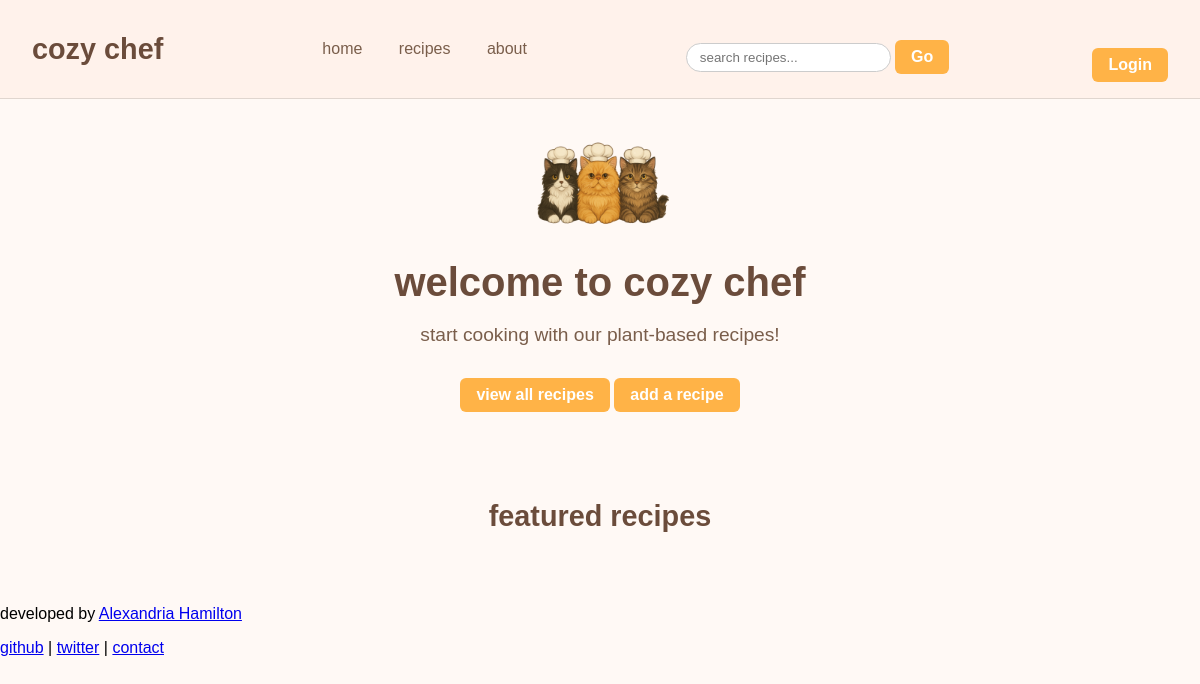
The app's page /, older data.
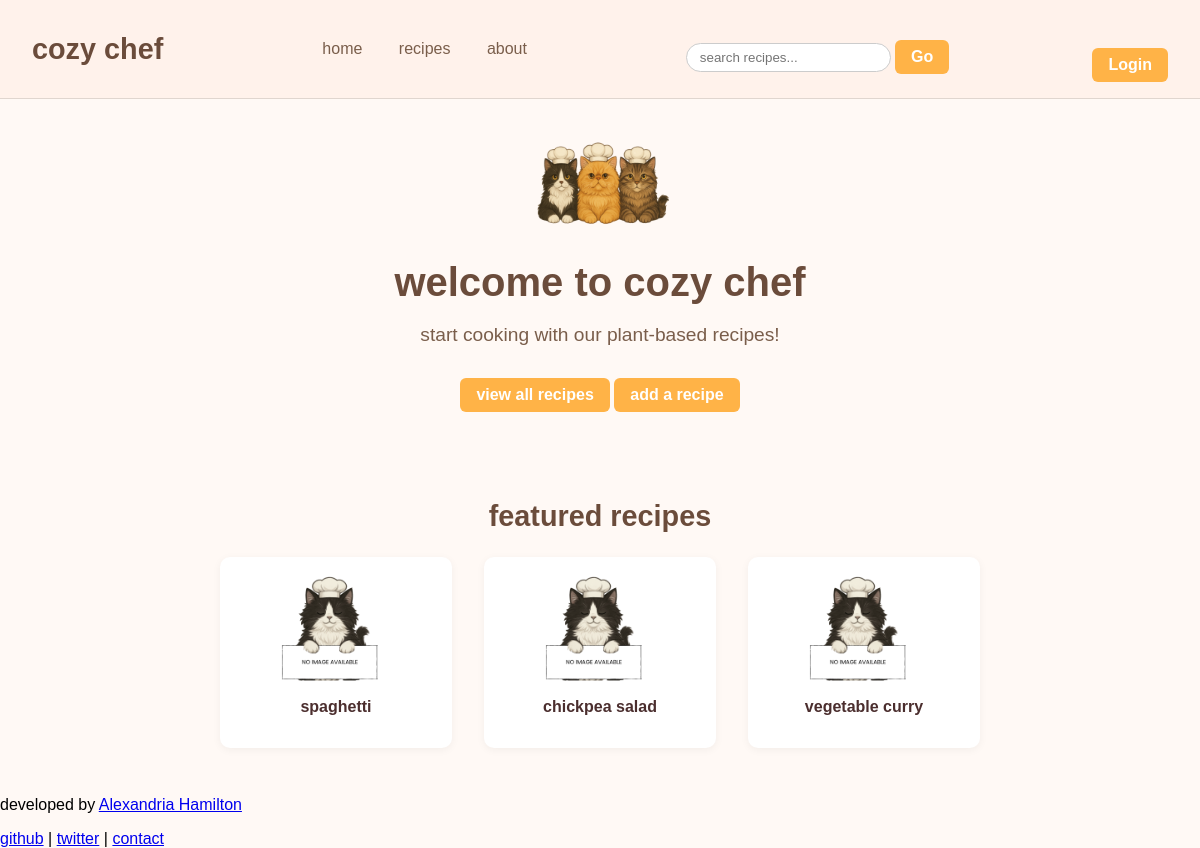
The same page, newer data.
### src/recipes/models.py (models this page shows, shortened)
class Recipe(models.Model):
    name = models.CharField(max_length=100)
    cooking_time = models.PositiveIntegerField()
    ingredients = models.ManyToManyField('ingredients.Ingredient')
    difficulty = models.CharField(max_length=20, blank=True, editable=False)
    instructions = models.TextField(blank=True)
    image = models.ImageField(upload_to='recipes', default='no_picture.png', blank=True, null=True)

### src/recipes/views.py (the view)
# urls.py: path('', views.home, name='home'),
def home(request):
    recipes = Recipe.objects.all()
    return render(request, 'recipes/recipes_home.html', {'recipes': recipes})

### src/recipes/templates/recipes/recipes_home.html (shortened to what this page needs)
{% load static %}
<!DOCTYPE html>
<html lang="en">
<head>
  <link rel="stylesheet" href="{% static 'recipes/css/home.css' %}">
</head>
<body>
  <nav class="navbar">
    <div class="logo">cozy chef</div>
    <div class="nav-links">
      <a href="#">home</a>
      <a href="{% url 'recipes:recipe_list' %}">recipes</a>
      <a href="{% url 'recipes:about' %}">about</a>
    </div>
    <div class="search-box">
        <form method="GET" action="{% url 'recipes:recipe_search' %}">
          <input type="text" name="query" placeholder="search recipes..." required>
          <button type="submit" class="recipe-link">Go</button>
        </form>
      </div>
    <div class="nav-buttons">
        {% if user.is_authenticated %}
          <a href="{% url 'logout' %}" class="recipe-link">Logout</a>
        {% else %}
          <a href="{% url 'login' %}" class="recipe-link">Login</a>
        {% endif %}
      </div>
  </nav>
  <div class="hero">
    <img src="{% static 'recipes/images/chef-cat.png' %}" alt="Chef Cat" class="hero-img">
    <h1>welcome to cozy chef</h1>
    <p class="intro">start cooking with our plant-based recipes!</p>
    <a href="{% url 'recipes:recipe_list' %}" class="recipe-link">view all recipes</a>
    <a href="{% url 'recipes:add_recipe' %}" class="recipe-link">add a recipe</a>
  </div>
  <div class="featured-section">
    <h2>featured recipes</h2>
    <div class="featured-grid">
      {% for recipe in recipes|slice:":3" %}
        <div class="featured-card">
          {% if recipe.image %}
            <img src="{{ recipe.image.url }}" alt="{{ recipe.name }}">
          {% else %}
            <img src="{% static 'recipes/images/no_picture.png' %}" alt="No image">
          {% endif %}
          <p>{{ recipe.name }}</p>
        </div>
      {% endfor %}
    </div>
  </div>
  <footer class="site-footer">
    <p>developed by <a href="https://alexandriax.github.io/updated-portfolio/" target="_blank">Alexandria Hamilton</a></p>
    <div class="footer-links">
      <a href="https://github.com/alexandriax" target="_blank">github</a> |
      <a href="https://x.com/alexandria71618" target="_blank">twitter</a> |
      <a href="mailto:alexandriahmailtonx@gmail.com">contact</a>
    </div>
  </footer>
</body>
</html>

### src/recipes/static/recipes/css/home.css (style rules this page uses)
body { margin: 0; font-family: 'Poppins', sans-serif; background-color: #fff9f5; }
.navbar { display: flex; justify-content: space-between; align-items: center; padding: 1rem 2rem; background-color: #fff2eb; border-bottom: 1px solid #e0d6cf; }
.logo { font-size: 1.8rem; font-weight: bold; color: #6b4c3b; }
.nav-links a { margin: 0 1rem; text-decoration: none; color: #7a5e4b; font-size: 1rem; }
.search-box input { padding: 0.4rem 0.8rem; border-radius: 20px; border: 1px solid #ccc; font-family: 'Poppins', sans-serif; }
.hero { text-align: center; padding: 2rem; }
.hero-img { width: 180px; margin-bottom: 1rem; }
h1 { font-size: 2.5rem; color: #6b4c3b; margin: 0.5rem 0; text-transform: lowercase; }
.intro { color: #7a5e4b; font-size: 1.2rem; margin-bottom: 1rem; }
.recipe-link { display: inline-block; background-color: #f1c8a0; color: #4b2e2e; padding: 0.6rem 1.2rem; border-radius: 8px; text-decoration: none; margin-top: 1rem; font-weight: 500; }
.featured-section { text-align: center; padding: 2rem; }
.featured-section h2 { font-size: 1.8rem; color: #6b4c3b; margin-bottom: 1.5rem; }
.featured-grid { display: flex; justify-content: center; gap: 2rem; flex-wrap: wrap; }
.featured-card { width: 200px; background-color: white; border-radius: 10px; box-shadow: 0 2px 8px rgba(0,0,0,0.05); padding: 1rem; text-align: center; }
.featured-card img { width: 100%; border-radius: 6px; height: auto; }
.featured-card p { margin-top: 0.5rem; color: #4b2e2e; font-weight: bold; font-size: 1rem; }
.recipe-link { display: inline-block; padding: 0.5rem 1rem; background-color: #ffb347; color: #fff; text-decoration: none; border-radius: 6px; font-weight: bold; transition: background-color 0.3s ease; }
.nav-buttons { margin-top: 1rem; }
.search-box button { padding: 0.5rem 1rem; background-color: #ffb347; color: #fff; border: none; font-weight: bold; font-size: 1rem; cursor: pointer; transition: background-color 0.3s ease; font-family: 'Poppins', sans-serif; }

Row changes from the older to the newer data that the page shows:
added Recipe: name "spaghetti"
added Recipe: name "chickpea salad"
added Recipe: name "vegetable curry"
